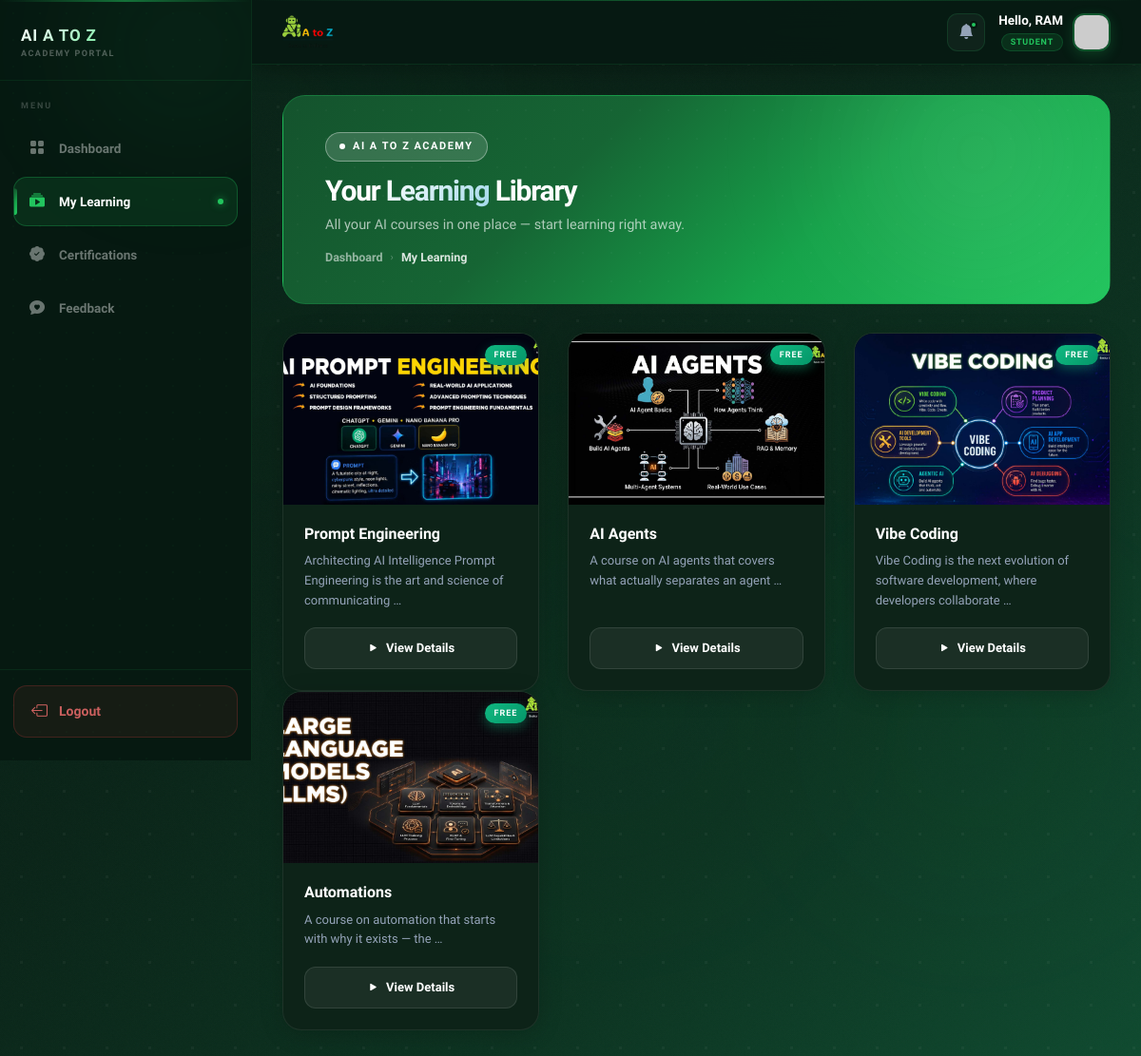
Page /my-learning/ (signed in) on the committed database.
### indexapp/models.py (models this page shows, shortened)
class UserProfile(models.Model):
    user = models.OneToOneField(User, on_delete=models.CASCADE, related_name='profile')
    name = models.CharField(max_length=100, default='')
    mobile = models.CharField(max_length=15)
    email = models.EmailField(unique=True)
    password_reset_token = models.CharField(max_length=100, unique=True, blank=True, null=True)

class Course(models.Model):
    title = models.CharField(max_length=100)
    description = models.TextField()
    course_content = models.TextField(default='', blank=True)
    image = models.FileField(upload_to='course_images/', null=True, blank=True)
    course_pdf = models.FileField(upload_to='course_pdfs/', null=True, blank=True)
    video_url = models.CharField(max_length=200, default="https://www.youtube.com/embed/up68UAfH0d0")

### user2app/views.py (the view, shortened to what this page needs)
# urls.py: path('my-learning/', user_views.user_courses_list, name='user_courses_list'),
@user_login_required
def user_courses_list(request):
    user_email = request.session.get('user_email')
    user_profile = UserProfile.objects.filter(email=user_email).first()
    if not user_profile:
        messages.error(request, "Session expired.")
        return redirect('login')
    all_courses = Course.objects.all()
    selected_course_id = request.GET.get('id')
    selected_course = None
    has_paid = False
    razorpay_order_id = None
    razorpay_key_id = settings.RAZORPAY_KEY_ID
    amount_in_paise = 0
    return render(request, 'user_templates/user_courses_list.html', {
        'all_courses': all_courses,
        'selected_course': selected_course,
        'has_paid': has_paid,
        'razorpay_order_id': razorpay_order_id,
        'razorpay_key_id': razorpay_key_id,
        'amount': amount_in_paise,
        'user_profile': user_profile
    })

### user2app/views.py (called while the page is built)
def user_login_required(f):
    @wraps(f)
    def wrap(request, *args, **kwargs):
        if 'user_email' not in request.session:
            return redirect('login')
        return f(request, *args, **kwargs)
    return wrap

### assets/templates/user_templates/user_courses_list.html (shortened to what this page needs)
<!doctype html>
{% load static %}
<html lang="en">
<head>
    <link rel="stylesheet" href="{% static 'css/bootstrap.min.css' %}">
    <link rel="stylesheet" href="https://cdn.jsdelivr.net/npm/bootstrap-icons@1.11.1/font/bootstrap-icons.css">
    <link rel="stylesheet" href="https://cdnjs.cloudflare.com/ajax/libs/font-awesome/6.4.0/css/all.min.css">
</head>
<body>
    <div class="page-bg">
        <div class="glow-orb" style="width:700px;height:700px;top:-200px;left:-100px;"></div>
        <div class="glow-orb" style="width:450px;height:450px;bottom:10%;right:-50px;animation-delay:-5s;"></div>
    </div>
    <aside class="sidebar" id="sidebar">
        <div class="sidebar-orb"></div>
        <div class="sb-brand">
            <div>
                <a href="{% url 'index' %}" class="sb-brand-text">AI A TO Z</a>
                <div class="sb-brand-sub">Academy Portal</div>
            </div>
        </div>
        <nav class="sb-nav">
            <span class="sb-label">Menu</span>
            <a href="{% url 'dashboard' %}" class="sb-link">
                <i class="bi bi-grid-fill"></i>
                Dashboard
            </a>
            <a href="{% url 'user_courses_list' %}" class="sb-link active">
                <i class="bi bi-collection-play-fill"></i>
                My Learning
                <span class="sb-dot"></span>
            </a>
            <a href="#" class="sb-link">
                <i class="bi bi-patch-check-fill"></i>
                Certifications
            </a>
            <a href="{% url 'feedback' %}" class="sb-link">
                <i class="bi bi-chat-heart-fill"></i>
                Feedback
            </a>
        </nav>
        <div class="sb-bottom">
            <a href="{% url 'login' %}" class="sb-logout">
                <i class="bi bi-box-arrow-left"></i>
                Logout
            </a>
        </div>
    </aside>
    <div class="main-wrapper">
        <header class="topbar">
            <div class="topbar-left">
                <img src="{% static 'img/gallery/aiatoz_logo.png' %}" alt="AI A TO Z" style="height:36px;width:auto;object-fit:contain;">
            </div>
            <div class="topbar-right">
                <div class="topbar-notif">
                    <i class="bi bi-bell-fill"></i>
                    <span class="notif-dot"></span>
                </div>
                <div class="topbar-user">
                <div class="topbar-user-info">
                    <div class="topbar-user-name">
                        Hello, {% if user_profile.name %}{{ user_profile.name|upper }}{% else %}LEARNER{% endif %}
                    </div>
                    <span class="topbar-user-role">STUDENT</span>
                </div>
                <img src="https://ui-avatars.com/api/?name={{ user_profile.name|default:user_profile.user }}&background=0077a3&color=fff&bold=true&format=svg" class="topbar-avatar" alt="User">
            </div>
            </div>
        </header>
        <div class="page-content">
            {% if selected_course %}
                <div class="page-hero" style="margin-bottom:28px;">
                    <div class="ph-orb"></div>
                    <div class="inner">
                        <div class="ph-badge"><span class="live-dot"></span> Now Learning</div>
                        <h1>{{ selected_course.title }}</h1>
                        <p>Explore the curriculum below — full access included.</p>
                        <div class="ph-bc">
                            <a href="{% url 'dashboard' %}">Dashboard</a>
                            <span class="sep">›</span>
                            <a href="{% url 'user_courses_list' %}">My Learning</a>
                            <span class="sep">›</span>
                            <span class="cur">{{ selected_course.title }}</span>
                        </div>
                    </div>
                </div>
                <div class="d-flex align-items-center justify-content-between mb-4 flex-wrap gap-3">
                    <a href="{% url 'user_courses_list' %}" class="back-btn">
                        <i class="bi bi-arrow-left"></i> Back to Library
                    </a>
                </div>
                <div class="row g-4">
                    <div class="col-lg-8">
                        <div class="content-card">
                            <div class="card-section-title">
                                <i class="bi bi-info-circle-fill"></i> Course Overview
                            </div>
                            <div class="ai-material">
                                <p>In this course, we cover the essential components of <strong>{{ selected_course.title }}</strong>. This module is designed for both beginners and professionals looking to sharpen their skills.</p>
                                <ul>
                                    <li><strong>Expert Modules:</strong> Step-by-step guidance from industry mentors.</li>
                                    <li><strong>Practical Implementation:</strong> Real-world use cases and tools.</li>
                                    <li><strong>Certification:</strong> Earn a valid certificate upon 100% completion.</li>
                                </ul>
                            </div>
                        </div>
                        <div class="content-card">
                            <div class="card-section-title">
                                <i class="bi bi-play-circle-fill" style="color:#ef4444"></i> Lecture Video
                            </div>
                            <div class="video-container">
                                <iframe src="{{ selected_course.video_url }}" allowfullscreen></iframe>
                            </div>
                        </div>
                        <div class="content-card">
                            <div class="card-section-title">
                                <i class="bi bi-book-fill"></i> Full Study Material
                            </div>
                            <div class="course-content-body ai-material">
                                {{ selected_course.course_content|safe }}
                            </div>
                        </div>
                        {% if selected_course.course_pdf %}
                        <div class="content-card">
                            <div class="card-section-title">
                                <i class="bi bi-file-earmark-pdf-fill" style="color: #ff4d4d;"></i> Study Resources
                            </div>
                            <div class="ai-material">
                                <p>Download the official PDF guide for this course to study offline.</p>
                                <a href="{{ selected_course.course_pdf.url }}"
                                   download="{{ selected_course.title }}.pdf"
                                   class="lib-btn"
                                   style="background: rgba(255, 77, 77, 0.1); border-color: rgba(255, 77, 77, 0.2); color: #ff4d4d;">
                                    <i class="bi bi-cloud-arrow-down-fill"></i> Download Course PDF
                                </a>
                            </div>
                        </div>
                        {% endif %}
                    </div>
                    <div class="col-lg-4">
                        <div class="status-card">
                            <h5>Enrollment Status</h5>
                            {% if has_paid %}
                                <div class="status-badge-free">
                                    <i class="bi bi-patch-check-fill" style="color:#4ade80;"></i> Enrolled & Paid
                                </div>
                            {% else %}
                                <div class="status-badge-free" style="background:rgba(239,68,68,0.1); color:#f87171; border-color:rgba(239,68,68,0.25);">
                                    <i class="bi bi-lock-fill"></i> Locked (Requires Pay)
                                </div>
                            {% endif %}
                        </div>
                        <div class="content-card mt-4" style="background:var(--card-surface); border:1px solid rgba(34,197,94,0.2);">
                            <div class="card-section-title">
                                <i class="bi bi-credit-card-2-front-fill"></i> Course Access
                            </div>
                            <div class="ai-material text-center py-2">
                                <h4 class="mb-3" style="color:#fff; font-weight:800;">{{ selected_course.title }}</h4>
                                {% if has_paid %}
                                    <a href="{% url 'courses_dashboard' selected_course.id %}" class="lib-btn w-100" style="background:var(--grad-teal);">
                                        Start Learning Now <i class="bi bi-play-circle-fill ms-1"></i>
                                    </a>
                                {% else %}
                                    <p class="small mb-3" style="color:var(--text-dim);">Get lifetime premium access to videos, study materials and validation quizzes.</p>
                                    <button id="pay-btn" class="rf-submit w-100" style="background:var(--grad-teal); border:none; border-radius:12px; padding:12px; color:#fff; font-weight:800; font-size:14px; box-shadow:0 6px 20px rgba(34,197,94,0.35);">
                                        Pay Securely ₹499 via Razorpay <i class="bi bi-shield-lock-fill ms-1"></i>
                                    </button>
                                {% endif %}
                            </div>
                        </div>
                    </div>
                </div>
            {% else %}
                <div class="page-hero">
                    <div class="ph-orb"></div>
                    <div class="inner">
                        <div class="ph-badge"><span class="live-dot"></span> AI A TO Z Academy</div>
                        <h1>Your <span>Learning</span> Library</h1>
                        <p>All your AI courses in one place — start learning right away.</p>
                        <div class="ph-bc">
                            <a href="{% url 'dashboard' %}">Dashboard</a>
                            <span class="sep">›</span>
                            <span class="cur">My Learning</span>
                        </div>
                    </div>
                </div>
                <div class="row g-4">
                    {% for course in all_courses %}
                    <div class="col-12 col-sm-6 col-xl-4" style="animation-delay:{{ forloop.counter0|add:1 }}00ms">
                        <div class="lib-card">
                            <div class="lib-thumb" style="position: relative; overflow: hidden; height: 180px; display: flex; align-items: center; justify-content: center;">
                                {% if course.image %}
                                    <img src="{{ course.image.url }}" alt="{{ course.title }}" style="width: 100%; height: 100%; object-fit: cover; position: absolute; top: 0; left: 0; z-index: 1;">
                                {% else %}
                                    <i class="bi bi-book-fill" style="z-index: 2; font-size: 2rem;"></i>
                                {% endif %}
                                <span class="lib-free-tag" style="z-index: 2;">Free</span>
                            </div>
                            <div class="lib-body">
                                <h5>{{ course.title }}</h5>
                                <p>{{ course.description|truncatewords:12 }}</p>
                                <a href="?id={{ course.id }}" class="lib-btn">
                                    <i class="bi bi-play-fill"></i> View Details
                                </a>
                            </div>
                        </div>
                    </div>
                    {% endfor %}
                </div>
            {% endif %}
        </div>
    </div>
</body>
</html>

### rows in the picture
UserProfile: name "RAM"
Course: image (picture), title "Prompt Engineering", description "Architecting AI Intelligence Prompt Engineering is the art and science of communicating …"
Course: image (picture), title "AI Agents", description "A course on AI agents that covers what actually separates an agent …"
Course: image (picture), title "Vibe Coding", description "Vibe Coding is the next evolution of software development, where developers collaborate …"
Course: image (picture), title "Automations", description "A course on automation that starts with why it exists — the …"
